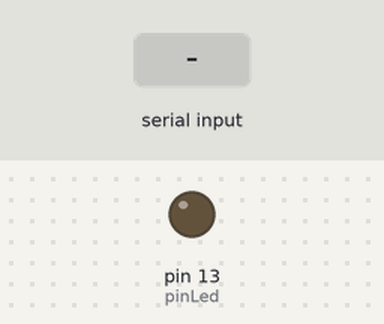
Bench run of a sketch on a simulated Arduino Uno, built with avr-gcc and run on an emulated ATmega328P. Parts: output pins drawn as LEDs (lit = HIGH). Inputs (shaded band) come from the test bench.

Above: at 1.2 s.
1.3 s: "1" received over Serial
Timing chart, 0 to 4.3 s (numbered marks = the images above; inputs shaded):
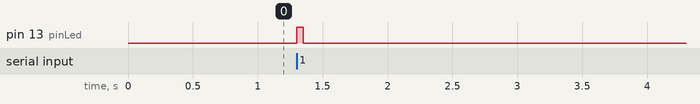

The sketch:

reader.ino
```cpp
const uint8_t pinLed = 13;

void setup() {
  pinMode(pinLed, OUTPUT);
  digitalWrite(pinLed, LOW);

  // 9600, 500000, 1000000, 2000000
  Serial.begin(9600);
  while(!Serial) {
    // some boards need to wait to ensure access to serial over USB
  }
}


uint8_t state = 0; // AbCd <200ms> AbCd <200ms>
long tmstmp;
bool errorOccurred = false;
void loop() {
  if (errorOccurred && ((millis() - tmstmp) > 50)) {
    errorOccurred = false;
    digitalWrite(pinLed, LOW);
  }
  if (Serial.available()) {
    char c = Serial.read();
    char expectedC;
    if (state == 0) {
      expectedC = 'A';
    } else if (state == 1) {
      expectedC = 'b';
    } else if (state == 2) {
      expectedC = 'C';
    } else if (state == 3) {
      expectedC = 'd';
    }
    if (c != expectedC) {
      tmstmp = millis();
      errorOccurred = true;
      digitalWrite(pinLed, HIGH);
    }
    state = (state == 3) ? 0 : (state + 1);
  }
}
```

Measured:
- after the input at 1.3 s, pin 13 (pinLed): LOW → HIGH at once, → LOW 0.05 s later
